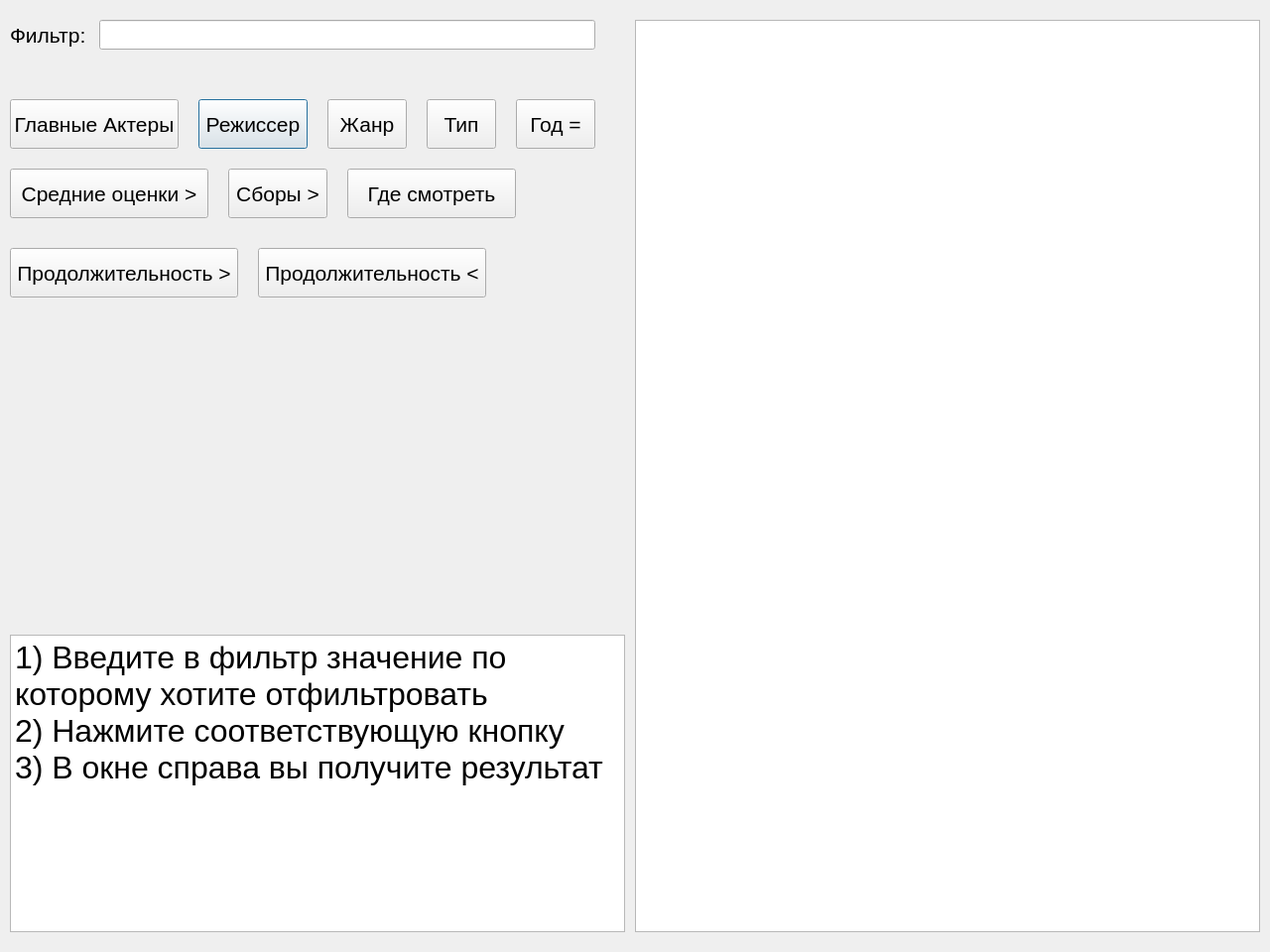
<?xml version="1.0" encoding="UTF-8"?>
<ui version="4.0">
 <class>Dialog</class>
 <widget class="QDialog" name="Dialog">
  <property name="geometry">
   <rect>
    <x>0</x>
    <y>0</y>
    <width>1280</width>
    <height>960</height>
   </rect>
  </property>
  <property name="font">
   <font>
    <pointsize>16</pointsize>
   </font>
  </property>
  <property name="windowTitle">
   <string>Dialog</string>
  </property>
  <widget class="QTextEdit" name="outputtext">
   <property name="geometry">
    <rect>
     <x>640</x>
     <y>20</y>
     <width>630</width>
     <height>920</height>
    </rect>
   </property>
   <property name="readOnly">
    <bool>true</bool>
   </property>
   <property name="textInteractionFlags">
    <set>Qt::LinksAccessibleByKeyboard|Qt::LinksAccessibleByMouse|Qt::TextBrowserInteraction|Qt::TextSelectableByKeyboard|Qt::TextSelectableByMouse</set>
   </property>
  </widget>
  <widget class="QPushButton" name="directorbutton">
   <property name="geometry">
    <rect>
     <x>200</x>
     <y>100</y>
     <width>110</width>
     <height>50</height>
    </rect>
   </property>
   <property name="text">
    <string>Режиссер</string>
   </property>
  </widget>
  <widget class="QPushButton" name="mainactorsbutton">
   <property name="geometry">
    <rect>
     <x>10</x>
     <y>100</y>
     <width>170</width>
     <height>50</height>
    </rect>
   </property>
   <property name="text">
    <string>Главные Актеры</string>
   </property>
  </widget>
  <widget class="QPushButton" name="yearbutton">
   <property name="geometry">
    <rect>
     <x>520</x>
     <y>100</y>
     <width>80</width>
     <height>50</height>
    </rect>
   </property>
   <property name="text">
    <string>Год =</string>
   </property>
  </widget>
  <widget class="QPushButton" name="durationmorebutton">
   <property name="geometry">
    <rect>
     <x>10</x>
     <y>250</y>
     <width>230</width>
     <height>50</height>
    </rect>
   </property>
   <property name="text">
    <string>Продолжительность &gt;</string>
   </property>
  </widget>
  <widget class="QPushButton" name="typebutton">
   <property name="geometry">
    <rect>
     <x>430</x>
     <y>100</y>
     <width>70</width>
     <height>50</height>
    </rect>
   </property>
   <property name="text">
    <string>Тип</string>
   </property>
  </widget>
  <widget class="QPushButton" name="genrebutton">
   <property name="geometry">
    <rect>
     <x>330</x>
     <y>100</y>
     <width>80</width>
     <height>50</height>
    </rect>
   </property>
   <property name="text">
    <string>Жанр</string>
   </property>
  </widget>
  <widget class="QLineEdit" name="filteredit">
   <property name="geometry">
    <rect>
     <x>100</x>
     <y>20</y>
     <width>500</width>
     <height>30</height>
    </rect>
   </property>
  </widget>
  <widget class="QPushButton" name="ratingbutton">
   <property name="geometry">
    <rect>
     <x>10</x>
     <y>170</y>
     <width>200</width>
     <height>50</height>
    </rect>
   </property>
   <property name="text">
    <string>Средние оценки &gt;</string>
   </property>
  </widget>
  <widget class="QPushButton" name="boxofficebutton">
   <property name="geometry">
    <rect>
     <x>230</x>
     <y>170</y>
     <width>100</width>
     <height>50</height>
    </rect>
   </property>
   <property name="text">
    <string>Сборы &gt;</string>
   </property>
  </widget>
  <widget class="QPushButton" name="wheretowatchbutton">
   <property name="geometry">
    <rect>
     <x>350</x>
     <y>170</y>
     <width>170</width>
     <height>50</height>
    </rect>
   </property>
   <property name="text">
    <string>Где смотреть</string>
   </property>
  </widget>
  <widget class="QLabel" name="filterlabel">
   <property name="geometry">
    <rect>
     <x>10</x>
     <y>20</y>
     <width>80</width>
     <height>30</height>
    </rect>
   </property>
   <property name="text">
    <string>Фильтр:</string>
   </property>
  </widget>
  <widget class="QTextEdit" name="instructiontexxt">
   <property name="geometry">
    <rect>
     <x>10</x>
     <y>640</y>
     <width>620</width>
     <height>300</height>
    </rect>
   </property>
   <property name="readOnly">
    <bool>true</bool>
   </property>
   <property name="html">
    <string>&lt;!DOCTYPE HTML PUBLIC &quot;-//W3C//DTD HTML 4.0//EN&quot; &quot;http://www.w3.org/TR/REC-html40/strict.dtd&quot;&gt;
&lt;html&gt;&lt;head&gt;&lt;meta name=&quot;qrichtext&quot; content=&quot;1&quot; /&gt;&lt;style type=&quot;text/css&quot;&gt;
p, li { white-space: pre-wrap; }
&lt;/style&gt;&lt;/head&gt;&lt;body style=&quot; font-family:'Cantarell'; font-size:16pt; font-weight:400; font-style:normal;&quot;&gt;
&lt;p style=&quot; margin-top:0px; margin-bottom:0px; margin-left:0px; margin-right:0px; -qt-block-indent:0; text-indent:0px;&quot;&gt;&lt;span style=&quot; font-size:24pt;&quot;&gt;1) Введите в фильтр значение по которому хотите отфильтровать&lt;/span&gt;&lt;/p&gt;
&lt;p style=&quot; margin-top:0px; margin-bottom:0px; margin-left:0px; margin-right:0px; -qt-block-indent:0; text-indent:0px;&quot;&gt;&lt;span style=&quot; font-size:24pt;&quot;&gt;2) Нажмите соответствующую кнопку&lt;/span&gt;&lt;/p&gt;
&lt;p style=&quot; margin-top:0px; margin-bottom:0px; margin-left:0px; margin-right:0px; -qt-block-indent:0; text-indent:0px;&quot;&gt;&lt;span style=&quot; font-size:24pt;&quot;&gt;3) В окне справа вы получите результат&lt;/span&gt;&lt;/p&gt;&lt;/body&gt;&lt;/html&gt;</string>
   </property>
   <property name="textInteractionFlags">
    <set>Qt::LinksAccessibleByKeyboard|Qt::LinksAccessibleByMouse|Qt::TextBrowserInteraction|Qt::TextSelectableByKeyboard|Qt::TextSelectableByMouse</set>
   </property>
  </widget>
  <widget class="QPushButton" name="durationlessbutton">
   <property name="geometry">
    <rect>
     <x>260</x>
     <y>250</y>
     <width>230</width>
     <height>50</height>
    </rect>
   </property>
   <property name="text">
    <string>Продолжительность &lt;</string>
   </property>
  </widget>
 </widget>
 <resources/>
 <connections/>
</ui>
